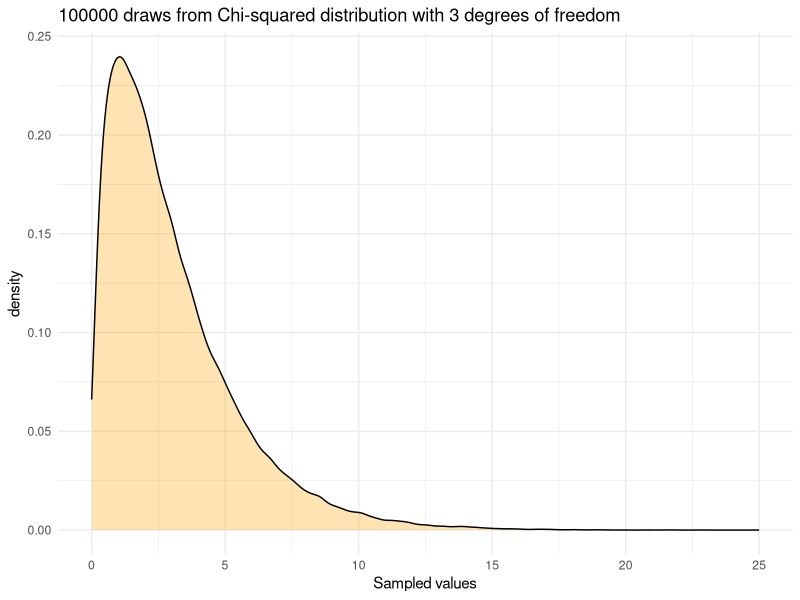
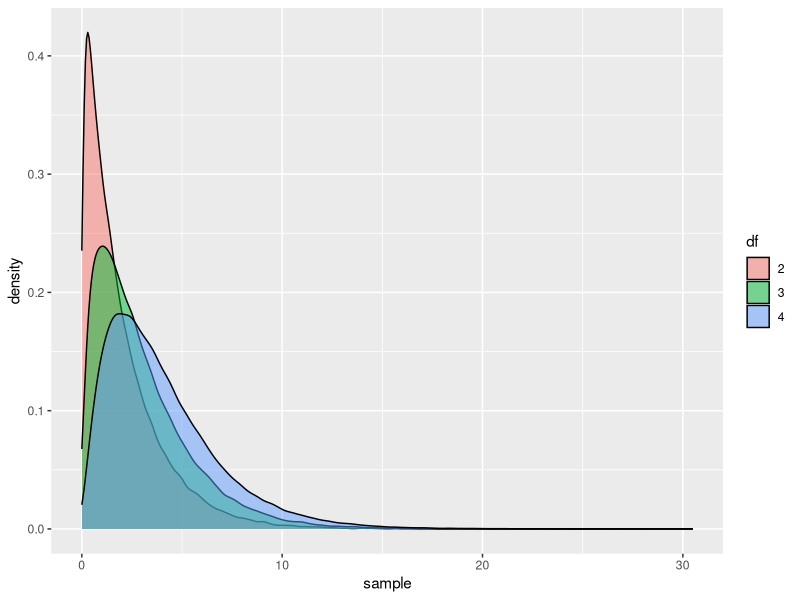
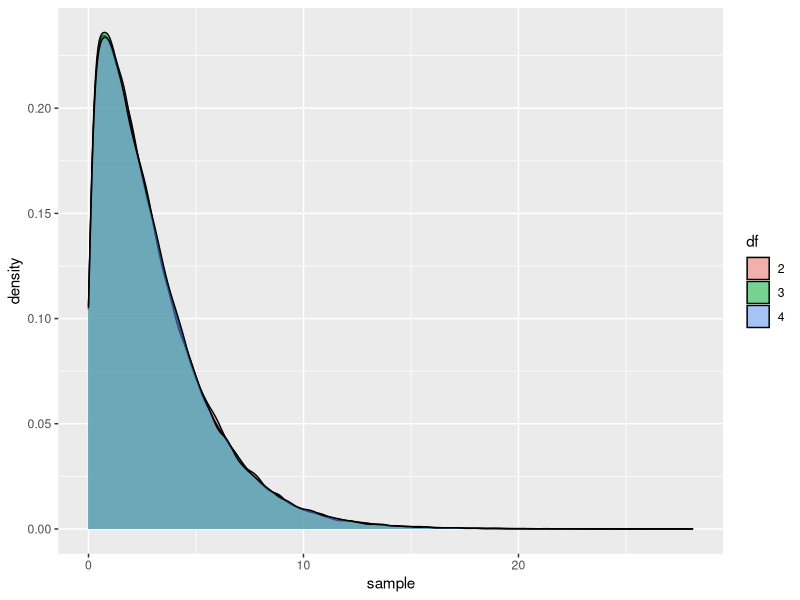
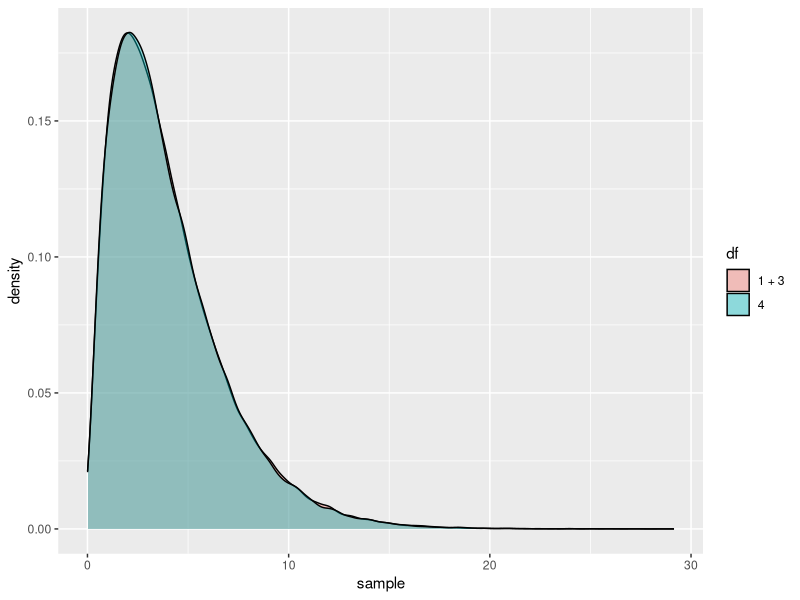

Recreate these plots in R, in order.
## ---- chunk 1
knitr::opts_chunk$set(echo = TRUE)
library(tidyverse)
## ---- chunk 2
    library(tidyverse)
## ---- chunk 3
    c(7:70)
## ---- chunk 4
    runif(60)
## ---- chunk 5
    rep("x", 1980)
## ---- chunk 6
    angelou_quote <- c("Nothing", "works", "unless", "you", "do")
    angelou_quote
## ---- chunk 7
    rnorm(1e4)
## ---- chunk 8
    seq(from=0, to=20, by=2)
## ---- chunk 9
    paste0(angelou_quote, collapse = " ")   
## ---- chunk 10
    paste0(angelou_quote, collapse= ". ")
## ---- chunk 11
    paste0(angelou_quote, ".com")   
    paste0(angelou_quote, c("!", "!", "?", " :(", "!!"))  
    str_c(c("bob", NA, "maya"), "@gmail.com")
    paste0(c("bob", NA, "maya"), "@gmail.com")
## ---- chunk 12
(coin_flips <- sample(c("Heads", "Tails"), 10, replace = TRUE))
## ---- chunk 13
    die_rolls <- sample(c(1, 2, 3, 4, 5, 6), 100, replace = TRUE)
    die_rolls
## ---- chunk 14
    # replace ... with suitable code
    ten_flips <- sample(c(0, 1), 10, replace = TRUE)
    thousand_flips <- sample(c(0, 1), 1000, replace = TRUE)
    million_flips <- sample(c(0, 1), 1e6, replace = TRUE)
## ---- chunk 15
    typeof(ten_flips)
## ---- chunk 16
    sum(ten_flips)
## ---- chunk 17
    length(ten_flips)
## ---- chunk 18
    p_hat_thousand <- sum(thousand_flips) / length(thousand_flips)
    p_hat_mil <- sum(million_flips) / length(million_flips)
## ---- chunk 19
    p_hat_ten <- mean(ten_flips)
## ---- chunk 20

set.seed(11300)
tibble(sampled_value = rchisq(1e5, 3)) %>%
  ggplot(aes(x = sampled_value)) +
  geom_density(fill = "orange", alpha = .3) +
  theme_minimal() +
  labs(x = "Sampled values", title = "100000 draws from Chi-squared distribution with 3 degrees of freedom")
## ---- chunk 21
    # fill in the ... with appropriate code.
    x <- rchisq(100000, 3)
    
    # this one should be straight forward! 
    # (See what we did with coin flips)
    x_bar <- mean(x)
    n <-  length(x)
    # The formula in R will be exactly the same as the 
    # fomula in math thanks to vectorization!
    # If you aren't sure the code will work the way you want
    # try with a simpler x. x <- c(1, 0, 1, 1)
    var_x <- sum((x - x_bar)^2) / (n-1)
    var_x
## ---- chunk 22
    sd_x <- sqrt(var_x)
    sd_x
## ---- chunk 23
    var(x)
    sd(x)
## ---- chunk 24
    # replace the ... with suitable code.
    tibble(x = x) %>%
    summarize(mean = mean(x),
              variance = var(x),
              `standard deviation` = sd(x))
## ---- chunk 25
    tibble(x = x) %>%
    mutate(mean = mean(x),
              variance = var(x),
              `standard deviation` = sd(x))
## ---- chunk 26
    chi_sq_samples <-
     tibble(x = c(rchisq(100000, 1) + rchisq(100000, 1), 
                  rchisq(100000, 3), 
                  rchisq(100000, 4)),
            df = rep(c("2", "3", "4"), each = 1e5)) 
    
    chi_sq_samples %>%
      ggplot(aes(x = x, group = df, fill =df)) +
      geom_density( alpha = .5) + 
      labs(fill = "df", x = "sample")
## ---- chunk 27
    nrow(chi_sq_samples)
## ---- chunk 28
    chi_sq_samples_bad <-
     tibble(x = c(rchisq(100000, 1) + rchisq(100000, 1), 
                  rchisq(100000, 3), 
                  rchisq(100000, 4)),
            df = rep(c("2", "3", "4"), 1e5)) 
    
    chi_sq_samples_bad %>%
      ggplot(aes(x = x, group = df, fill =df)) +
      geom_density( alpha = .5) + 
      labs(fill = "df", x = "sample")
## ---- chunk 29
    chi_sq_sample_comparison <-
      tibble(x = c(rchisq(100000, 4),
                   rchisq(100000, 1) + rchisq(100000, 3)),
             df = rep(c("4", "1 + 3"), each = 1e5))
    chi_sq_sample_comparison %>% 
      ggplot(aes(x = x, group = df, fill = df)) +
      geom_density(alpha = .4) + 
      labs(fill = "df", x = "sample")
